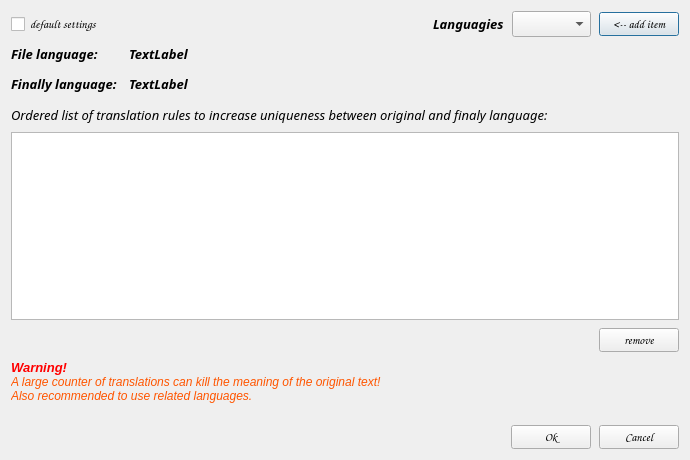
<?xml version="1.0" encoding="UTF-8"?>
<ui version="4.0">
 <class>EditLangDialog</class>
 <widget class="QDialog" name="EditLangDialog">
  <property name="geometry">
   <rect>
    <x>0</x>
    <y>0</y>
    <width>690</width>
    <height>460</height>
   </rect>
  </property>
  <property name="windowTitle">
   <string>Dialog</string>
  </property>
  <layout class="QVBoxLayout" name="verticalLayout_2">
   <property name="spacing">
    <number>8</number>
   </property>
   <item>
    <layout class="QHBoxLayout" name="horizontalLayout_3">
     <item>
      <widget class="QCheckBox" name="defSettings_chb">
       <property name="font">
        <font>
         <family>Comic Sans MS</family>
        </font>
       </property>
       <property name="text">
        <string>default settings</string>
       </property>
      </widget>
     </item>
     <item>
      <spacer name="horizontalSpacer_3">
       <property name="orientation">
        <enum>Qt::Horizontal</enum>
       </property>
       <property name="sizeHint" stdset="0">
        <size>
         <width>40</width>
         <height>20</height>
        </size>
       </property>
      </spacer>
     </item>
     <item>
      <widget class="QLabel" name="nameItem_lb">
       <property name="font">
        <font>
         <family>MV Boli</family>
         <pointsize>10</pointsize>
         <weight>75</weight>
         <italic>true</italic>
         <bold>true</bold>
        </font>
       </property>
       <property name="text">
        <string>Languagies</string>
       </property>
      </widget>
     </item>
     <item>
      <widget class="QComboBox" name="listLang">
       <property name="font">
        <font>
         <family>MV Boli</family>
         <pointsize>10</pointsize>
         <italic>false</italic>
        </font>
       </property>
      </widget>
     </item>
     <item>
      <widget class="QPushButton" name="addItem_btn">
       <property name="font">
        <font>
         <family>Comic Sans MS</family>
        </font>
       </property>
       <property name="text">
        <string>&lt;-- add item</string>
       </property>
      </widget>
     </item>
    </layout>
   </item>
   <item>
    <layout class="QFormLayout" name="formLayout">
     <property name="horizontalSpacing">
      <number>12</number>
     </property>
     <property name="verticalSpacing">
      <number>12</number>
     </property>
     <item row="0" column="0">
      <widget class="QLabel" name="label_3">
       <property name="font">
        <font>
         <family>MV Boli</family>
         <pointsize>10</pointsize>
         <weight>75</weight>
         <italic>true</italic>
         <bold>true</bold>
        </font>
       </property>
       <property name="text">
        <string>File language:</string>
       </property>
      </widget>
     </item>
     <item row="0" column="1">
      <widget class="QLabel" name="originalLang_lb">
       <property name="font">
        <font>
         <family>MV Boli</family>
         <pointsize>10</pointsize>
         <weight>75</weight>
         <italic>true</italic>
         <bold>true</bold>
         <underline>false</underline>
        </font>
       </property>
       <property name="text">
        <string>TextLabel</string>
       </property>
      </widget>
     </item>
     <item row="1" column="0">
      <widget class="QLabel" name="label_4">
       <property name="font">
        <font>
         <family>MV Boli</family>
         <pointsize>10</pointsize>
         <weight>75</weight>
         <italic>true</italic>
         <bold>true</bold>
        </font>
       </property>
       <property name="text">
        <string>Finally language:</string>
       </property>
      </widget>
     </item>
     <item row="1" column="1">
      <widget class="QLabel" name="finalyLang_lb">
       <property name="font">
        <font>
         <family>MV Boli</family>
         <pointsize>10</pointsize>
         <weight>75</weight>
         <italic>true</italic>
         <bold>true</bold>
        </font>
       </property>
       <property name="text">
        <string>TextLabel </string>
       </property>
      </widget>
     </item>
    </layout>
   </item>
   <item>
    <spacer name="horizontalSpacer_7">
     <property name="orientation">
      <enum>Qt::Horizontal</enum>
     </property>
     <property name="sizeHint" stdset="0">
      <size>
       <width>40</width>
       <height>5</height>
      </size>
     </property>
    </spacer>
   </item>
   <item>
    <layout class="QVBoxLayout" name="verticalLayout">
     <item>
      <widget class="QLabel" name="label_2">
       <property name="font">
        <font>
         <family>MV Boli</family>
         <pointsize>10</pointsize>
         <weight>50</weight>
         <italic>true</italic>
         <bold>false</bold>
        </font>
       </property>
       <property name="text">
        <string>&lt;html&gt;&lt;head/&gt;&lt;body&gt;&lt;p&gt;Ordered list of translation rules to increase uniqueness between original and finaly language:&lt;/p&gt;&lt;/body&gt;&lt;/html&gt;</string>
       </property>
      </widget>
     </item>
     <item>
      <widget class="QListWidget" name="listWidget">
       <property name="font">
        <font>
         <family>MV Boli</family>
         <pointsize>10</pointsize>
         <weight>75</weight>
         <italic>true</italic>
         <bold>true</bold>
        </font>
       </property>
      </widget>
     </item>
    </layout>
   </item>
   <item>
    <layout class="QHBoxLayout" name="horizontalLayout_4">
     <item>
      <spacer name="horizontalSpacer">
       <property name="orientation">
        <enum>Qt::Horizontal</enum>
       </property>
       <property name="sizeHint" stdset="0">
        <size>
         <width>40</width>
         <height>20</height>
        </size>
       </property>
      </spacer>
     </item>
     <item>
      <widget class="QPushButton" name="removeItem_btn">
       <property name="font">
        <font>
         <family>Comic Sans MS</family>
        </font>
       </property>
       <property name="text">
        <string>remove</string>
       </property>
       <property name="icon">
        <iconset theme="+">
         <normaloff>.</normaloff>.</iconset>
       </property>
      </widget>
     </item>
    </layout>
   </item>
   <item>
    <widget class="QLabel" name="label">
     <property name="text">
      <string>&lt;!DOCTYPE HTML PUBLIC &quot;-//W3C//DTD HTML 4.0//EN&quot; &quot;http://www.w3.org/TR/REC-html40/strict.dtd&quot;&gt;
&lt;html&gt;&lt;head&gt;&lt;meta name=&quot;qrichtext&quot; content=&quot;1&quot; /&gt;&lt;style type=&quot;text/css&quot;&gt;
p, li { white-space: pre-wrap; }
&lt;/style&gt;&lt;/head&gt;&lt;body style=&quot; font-family:'MS Shell Dlg 2'; font-size:8pt; font-weight:400; font-style:normal;&quot;&gt;
&lt;p style=&quot; margin-top:0px; margin-bottom:0px; margin-left:0px; margin-right:0px; -qt-block-indent:0; text-indent:0px;&quot;&gt;&lt;span style=&quot; font-size:10pt; font-weight:600; font-style:italic; color:#ff0000;&quot;&gt;Warning!&lt;/span&gt;&lt;/p&gt;
&lt;p style=&quot; margin-top:0px; margin-bottom:0px; margin-left:0px; margin-right:0px; -qt-block-indent:0; text-indent:0px;&quot;&gt;&lt;span style=&quot; font-size:9pt; font-style:italic; color:#ff5500;&quot;&gt;A large counter of translations can kill the meaning of the original text!&lt;/span&gt;&lt;/p&gt;
&lt;p style=&quot; margin-top:0px; margin-bottom:0px; margin-left:0px; margin-right:0px; -qt-block-indent:0; text-indent:0px;&quot;&gt;&lt;span style=&quot; font-size:9pt; font-style:italic; color:#ff5500;&quot;&gt;Also recommended to use related languages.&lt;/span&gt;&lt;/p&gt;
&lt;p style=&quot;-qt-paragraph-type:empty; margin-top:0px; margin-bottom:0px; margin-left:0px; margin-right:0px; -qt-block-indent:0; text-indent:0px; font-size:9pt; font-style:italic; color:#ff5500;&quot;&gt;&lt;br /&gt;&lt;/p&gt;&lt;/body&gt;&lt;/html&gt;</string>
     </property>
    </widget>
   </item>
   <item>
    <layout class="QHBoxLayout" name="horizontalLayout_2">
     <item>
      <spacer name="horizontalSpacer_2">
       <property name="orientation">
        <enum>Qt::Horizontal</enum>
       </property>
       <property name="sizeHint" stdset="0">
        <size>
         <width>40</width>
         <height>20</height>
        </size>
       </property>
      </spacer>
     </item>
     <item>
      <widget class="QPushButton" name="apply_btn">
       <property name="font">
        <font>
         <family>Comic Sans MS</family>
        </font>
       </property>
       <property name="text">
        <string>Ok</string>
       </property>
      </widget>
     </item>
     <item>
      <widget class="QPushButton" name="cancel_btn">
       <property name="font">
        <font>
         <family>Comic Sans MS</family>
        </font>
       </property>
       <property name="text">
        <string>Cancel</string>
       </property>
      </widget>
     </item>
    </layout>
   </item>
  </layout>
 </widget>
 <resources/>
 <connections/>
</ui>
